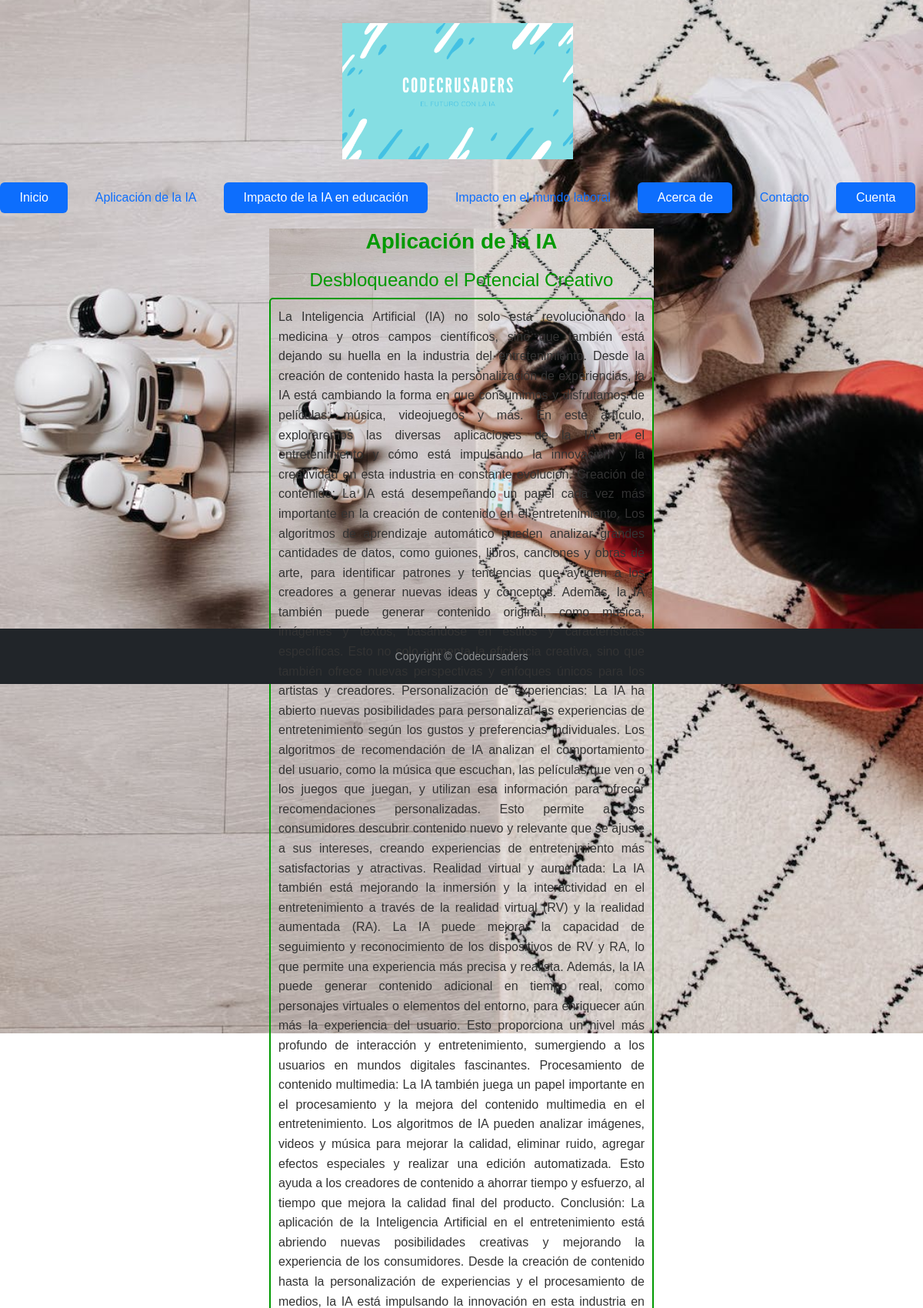
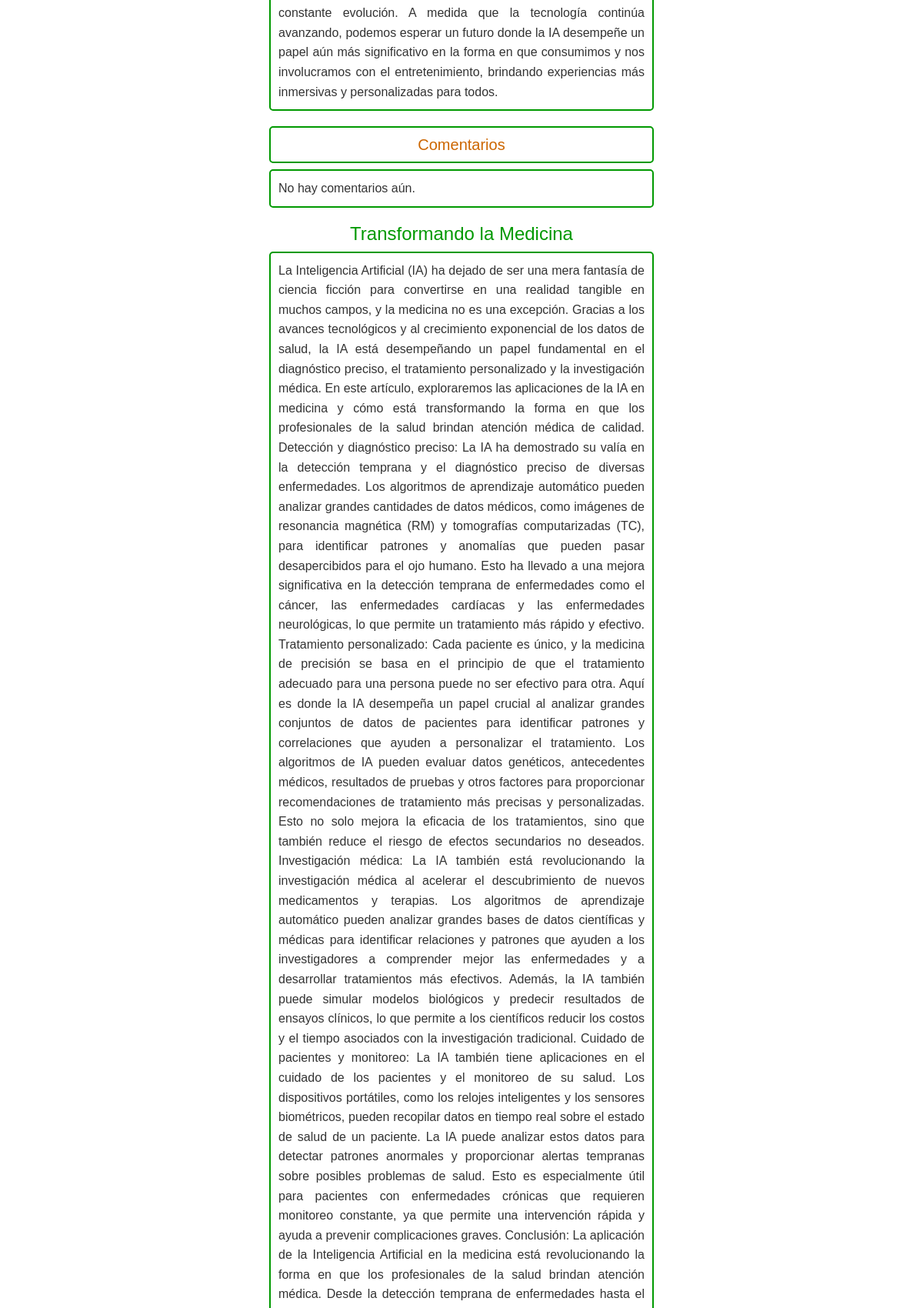
/aplicacion_de_la_ia/ (upper part), run on the app's committed database (2 pictures, top to bottom).
### apps/posts/models.py (models this page shows, shortened)
class Post(models.Model):
    titulo = models.CharField(max_length=50, null=False)
    subtitulo = models.CharField(max_length=100, null=True, blank=True, default='')
    fecha = models.DateTimeField(auto_now_add=True)
    texto = models.TextField(null=False)
    activo = models.BooleanField(default=True)
    categoria = models.ForeignKey(Categoria, on_delete=models.SET_NULL, null=True, default=None)
    imagen = models.ImageField(null=True, blank=True, upload_to='media', default='static/post_default.png')
    publicado = models.DateTimeField(default=timezone.now)
    class Meta:
        ordering = ('-publicado',)

### blog/views.py (the view)
# urls.py: path('aplicacion_de_la_ia/', aplicacion_de_la_ia, name='aplicacion_de_la_ia'),
def aplicacion_de_la_ia(request):
    try:
        categoria = Categoria.objects.get(nombre='Aplicación de la IA')
        posts = Post.objects.filter(categoria=categoria)
    except Categoria.DoesNotExist:
        posts = []
    return render(request, 'aplicacion_de_la_ia.html', {'posts': posts})

### templates/aplicacion_de_la_ia.html (shortened to what this page needs)
{% extends 'base.html' %}
{% load static %}
{% block contenido %}
    {% block extra_css %}
        <link rel="stylesheet" type="text/css" href="{% static 'css/aplicacion.css' %}">
    {% endblock %}
    <div id="contenido-aplicacion-ia" class="contenido">
        <h1>Aplicación de la IA</h1>
        {% for post in posts %}
            <h3>{{ post.titulo }}</h3>
            <p>{{ post.texto }}</p>
            <h4>Comentarios</h4>
            {% for comentario in post.comentarios.all %}
                <p>{{ comentario.contenido }}</p>
                {% if user.is_authenticated and user == comentario.autor %}
                    <a href="{% url 'editar_comentario' pk=comentario.pk %}">Editar</a>
                    <a href="{% url 'eliminar_comentario' pk=comentario.pk %}">Eliminar</a>
                {% endif %}
            {% empty %}
                <p>No hay comentarios aún.</p>
            {% endfor %}
        {% empty %}
            <p>No hay posts disponibles.</p>
        {% endfor %}
    </div>
{% endblock %}

### static/CSS/aplicacion.css (style rules this page uses)
body { font-family: Arial, sans-serif; font-size: 16px; color: #333; background-image: url("static/css/fondos/aplicacion.png"); background-size: cover; background-position: center; background-repeat: no-repeat; margin: 0; padding: 0; }
#contenido-aplicacion-ia { width: 500px; height: 500px; margin: 20px auto; background-image: url(../fondos/aplicacion.png); background-size: cover; background-position: center; }
.contenido { text-align: center; }
h1 { font-size: 28px; font-weight: bold; color: #009900; margin-bottom: 10px; }
h3 { font-size: 24px; color: #009900; margin-top: 20px; }
p { line-height: 1.6; margin-bottom: 10px; text-align: justify; }
h4 { font-size: 20px; color: #cc6600; margin-top: 20px; }
p, h4 { border: 2px solid #009900; border-radius: 5px; padding: 10px; }

### data on the page
Post: titulo "Desbloqueando el Potencial Creativo", texto "La Inteligencia Artificial (IA) no solo está revolucionando la medicina y otros campos científicos, sino que también está dejando su huella en la industria del entretenimiento. Desde la creación de contenido hasta la personalización de experiencias, la IA está cambiando la forma en que consumimos y disfrutamos de películas, música, videojuegos y más. En este artículo, exploraremos las diversas aplicaciones de la IA en el entretenimiento y cómo está impulsando la innovación y la creatividad en esta industria en constante evolución. Creación de contenido: La IA está desempeñando un papel cada vez más importante en la creación de contenido en el entretenimiento. Los algoritmos de aprendizaje…"
Post: titulo "Transformando la Medicina"
